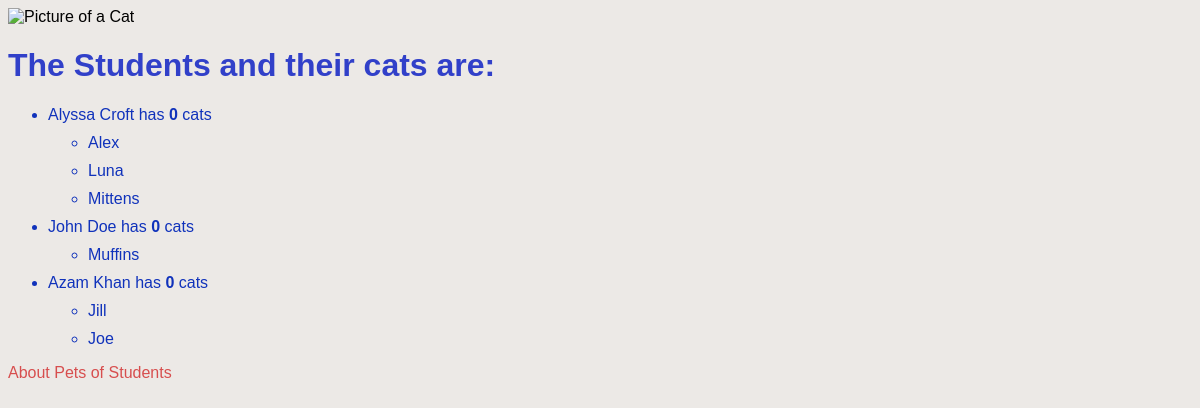
The app's page /, older data.
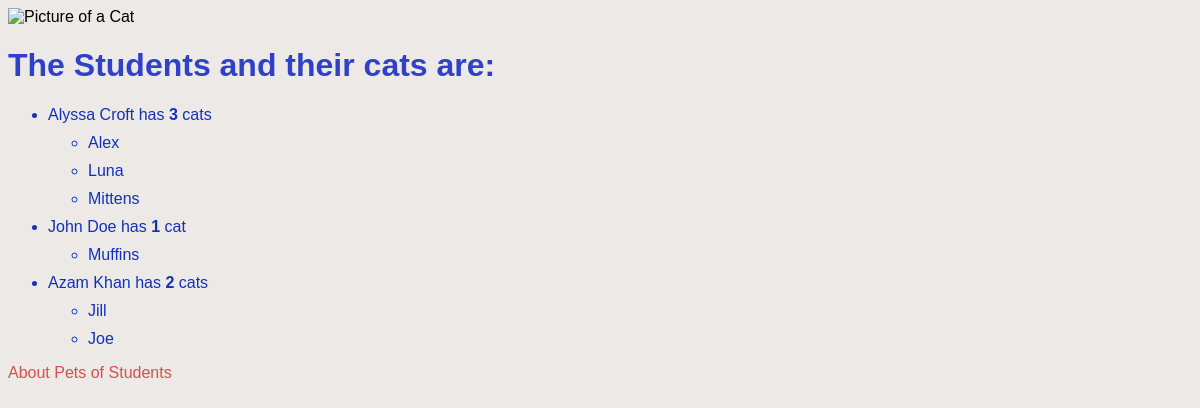
The same page, newer data.
### pets_for_students/models.py (models this page shows, shortened)
class Student(models.Model):
    first_name = models.CharField(max_length=30, unique=True)
    last_name = models.CharField(max_length=30, unique=True)
    number_of_cats = models.PositiveSmallIntegerField(default=0)
    def __str__(self):
        return f"{self.first_name} {self.last_name}"

class Cat(models.Model):
    students = models.ForeignKey(Student, on_delete=models.CASCADE)
    name = models.CharField(max_length=128, unique=True)
    def __str__(self):
        return self.name

### pets_for_students/views.py (the view)
# urls.py: path('', views.index, name='index'),
def index(request):
    students_list = Student.objects.order_by('last_name', 'first_name')
    cats_list = Cat.objects.order_by('name')
    context_dict = {}
    context_dict['boldmessage'] = 'bold!'
    context_dict['students'] = students_list
    context_dict['cats'] = cats_list
    return render(request, 'pets_for_students/index.html', context=context_dict)

### templates/pets_for_students/index.html (shortened to what this page needs)
<!DOCTYPE html>
{% load staticfiles %}
<html>
    <head>
    </head>
    <body>
        <div>
            <img src="{% static 'images/cat.png' %}"
                alt="Picture of a Cat" />
        </div>
        <h1>The Students and their cats are:</h1>
        <div>
            <ul>
                {% for student in students %}
                <li>{{student}} has <strong>{{student.number_of_cats}}</strong> cat{% if student.number_of_cats != 1 %}s{% endif %}</li>
                <ul>
                {% for cat in cats %}
                    {% if cat.students == student %}
                        <li>{{ cat }}</li>
                    {% endif %}
                {% endfor %}
                </ul>
            {% endfor %}
                </div>
        <div>
            <a href="/pets_for_students/pets/">About Pets of Students</a><br />
        </div>
    </body>
</html>

### templates/pets_for_students/index.html (style rules this page uses)
body { font-family: Arial, sans-serif; background-color: #ece9e6; margin: 20; padding: 20; }
h1 { color: #3140c9; }
img { width: 200px; height: auto; }
ul { color: #1032bb; padding: 20; }
li { margin-bottom: 10px; }
a { color: #d74e4e; text-decoration: none; }

Row changes from the older to the newer data that the page shows:
changed Student "Alyssa Croft": number_of_cats "0" → "3"
changed Student "John Doe": number_of_cats "0" → "1"; no longer shows "s"
changed Student "Azam Khan": number_of_cats "0" → "2"
